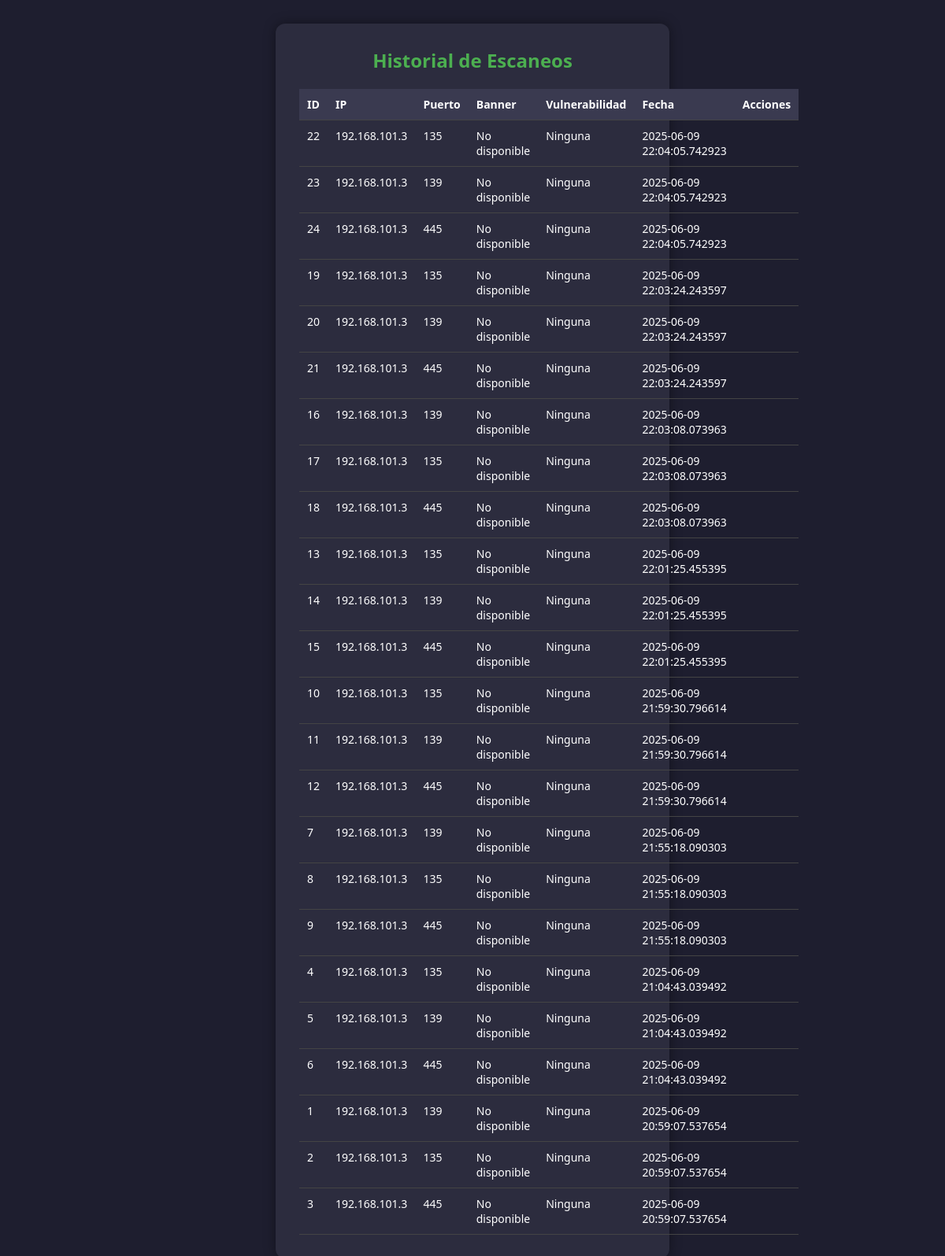
Page /historial on the earlier database version.
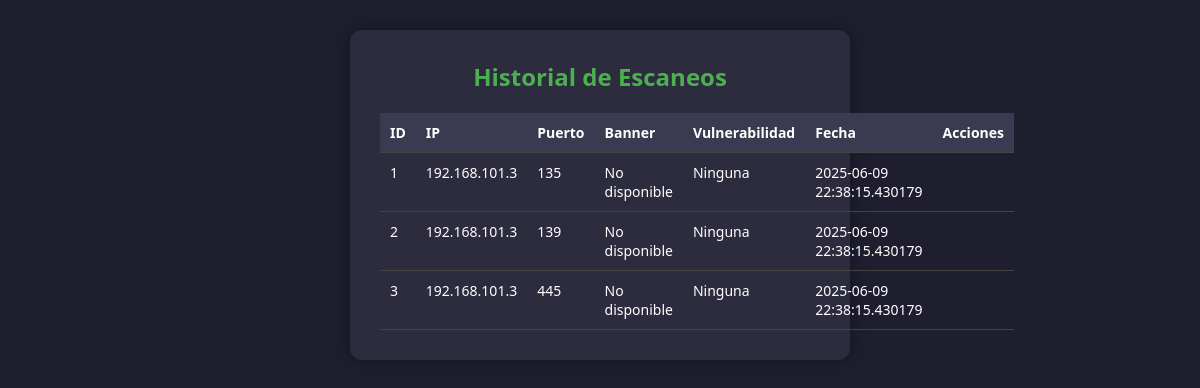
Same page on the later database version.
### tables this page shows
CREATE TABLE scans (
                        id INTEGER PRIMARY KEY AUTOINCREMENT,
                        ip TEXT,
                        port INTEGER,
                        banner TEXT,
                        description TEXT,
                        vulnerabilities TEXT,
                        timestamp TEXT
                    );

### app.py (the view)
@app.route('/historial')
def historial():
    scans = get_all_scans()
    return render_template('historial.html', scans=scans)

### app.py (called while the page is built)
def get_all_scans():
    conn = sqlite3.connect('database.db')
    c = conn.cursor()
    c.execute("SELECT * FROM scans ORDER BY timestamp DESC")
    rows = c.fetchall()
    conn.close()
    return rows

### templates/historial.html (shortened to what this page needs)
<!DOCTYPE html>
<html lang="es">
<head>
    <link rel="stylesheet" href="{{ url_for('static', filename='style.css') }}">
</head>
<body>
    <div class="container">
        <h1> Historial de Escaneos</h1>
        <table>
            <thead>
                <tr>
                    <th>ID</th>
                    <th>IP</th>
                    <th>Puerto</th>
                    <th>Banner</th>
                    <th>Vulnerabilidad</th>
                    <th>Fecha</th>
                    <th>Acciones</th>
                </tr>
            </thead>
            <tbody>
                {% for scan in scans %}
                <tr>
                    <td>{{ scan[0] }}</td>
                    <td>{{ scan[1] }}</td>
                    <td>{{ scan[2] }}</td>
                    <td>{{ scan[3] }}</td>
                    <td>{{ scan[5] }}</td>
                    <td>{{ scan[6] }}</td>
                    <td>
                    </td>
                </tr>
                {% endfor %}
            </tbody>
        </table>
    </div>
</body>
</html>

### static/style.css (style rules this page uses)
* { box-sizing: border-box; margin: 0; padding: 0; }
body { font-family: 'Segoe UI', sans-serif; background-color: #1e1e2f; color: #ffffff; margin: 0; padding: 0; min-height: 100vh; display: flex; flex-direction: column; align-items: center; justify-content: flex-start; padding-bottom: 40px; }
.container { background-color: #2c2c3e; padding: 30px; border-radius: 12px; width: 90%; max-width: 500px; box-shadow: 0 0 15px rgba(0, 0, 0, 0.4); text-align: center; margin-top: 30px; animation: fadeIn 0.4s ease-in-out; }
h1 { font-size: 24px; color: #4CAF50; margin-bottom: 20px; }
table { width: 100%; border-collapse: collapse; margin-top: 20px; font-size: 14px; }
th, td { padding: 10px; border-bottom: 1px solid #444; text-align: left; }
th { background-color: #3a3a50; color: #ffffff; }
td { vertical-align: top; }

Differences in the rows shown:
removed scans: id "22", ip "192.168.101.3", port "135", banner "No disponible", vulnerabilities "Ninguna", timestamp "2025-06-09 22:04:05.742923"
removed scans: id "23", ip "192.168.101.3", port "139", banner "No disponible", vulnerabilities "Ninguna", timestamp "2025-06-09 22:04:05.742923"
removed scans: id "24", ip "192.168.101.3", port "445", banner "No disponible", vulnerabilities "Ninguna", timestamp "2025-06-09 22:04:05.742923"
removed scans: id "19", ip "192.168.101.3", port "135", banner "No disponible", vulnerabilities "Ninguna", timestamp "2025-06-09 22:03:24.243597"
removed scans: id "20", ip "192.168.101.3", port "139", banner "No disponible", vulnerabilities "Ninguna", timestamp "2025-06-09 22:03:24.243597"
removed scans: id "21", ip "192.168.101.3", port "445", banner "No disponible", vulnerabilities "Ninguna", timestamp "2025-06-09 22:03:24.243597"
removed scans: id "16", ip "192.168.101.3", port "139", banner "No disponible", vulnerabilities "Ninguna", timestamp "2025-06-09 22:03:08.073963"
removed scans: id "17", ip "192.168.101.3", port "135", banner "No disponible", vulnerabilities "Ninguna", timestamp "2025-06-09 22:03:08.073963"
removed scans: id "18", ip "192.168.101.3", port "445", banner "No disponible", vulnerabilities "Ninguna", timestamp "2025-06-09 22:03:08.073963"
removed scans: id "13", ip "192.168.101.3", port "135", banner "No disponible", vulnerabilities "Ninguna", timestamp "2025-06-09 22:01:25.455395"
removed scans: id "14", ip "192.168.101.3", port "139", banner "No disponible", vulnerabilities "Ninguna", timestamp "2025-06-09 22:01:25.455395"
removed scans: id "15", ip "192.168.101.3", port "445", banner "No disponible", vulnerabilities "Ninguna", timestamp "2025-06-09 22:01:25.455395"
removed scans: id "10", ip "192.168.101.3", port "135", banner "No disponible", vulnerabilities "Ninguna", timestamp "2025-06-09 21:59:30.796614"
removed scans: id "11", ip "192.168.101.3", port "139", banner "No disponible", vulnerabilities "Ninguna", timestamp "2025-06-09 21:59:30.796614"
removed scans: id "12", ip "192.168.101.3", port "445", banner "No disponible", vulnerabilities "Ninguna", timestamp "2025-06-09 21:59:30.796614"
removed scans: id "7", ip "192.168.101.3", port "139", banner "No disponible", vulnerabilities "Ninguna", timestamp "2025-06-09 21:55:18.090303"
removed scans: id "8", ip "192.168.101.3", port "135", banner "No disponible", vulnerabilities "Ninguna", timestamp "2025-06-09 21:55:18.090303"
removed scans: id "9", ip "192.168.101.3", port "445", banner "No disponible", vulnerabilities "Ninguna", timestamp "2025-06-09 21:55:18.090303"
removed scans: id "4", ip "192.168.101.3", port "135", banner "No disponible", vulnerabilities "Ninguna", timestamp "2025-06-09 21:04:43.039492"
removed scans: id "5", ip "192.168.101.3", port "139", banner "No disponible", vulnerabilities "Ninguna", timestamp "2025-06-09 21:04:43.039492"
removed scans: id "6", ip "192.168.101.3", port "445", banner "No disponible", vulnerabilities "Ninguna", timestamp "2025-06-09 21:04:43.039492"
changed scans id 1: port "139" → "135"; timestamp "2025-06-09 20:59:07.537654" → "2025-06-09 22:38:15.430179"
changed scans id 2: port "135" → "139"; timestamp "2025-06-09 20:59:07.537654" → "2025-06-09 22:38:15.430179"
changed scans id 3: timestamp "2025-06-09 20:59:07.537654" → "2025-06-09 22:38:15.430179"
